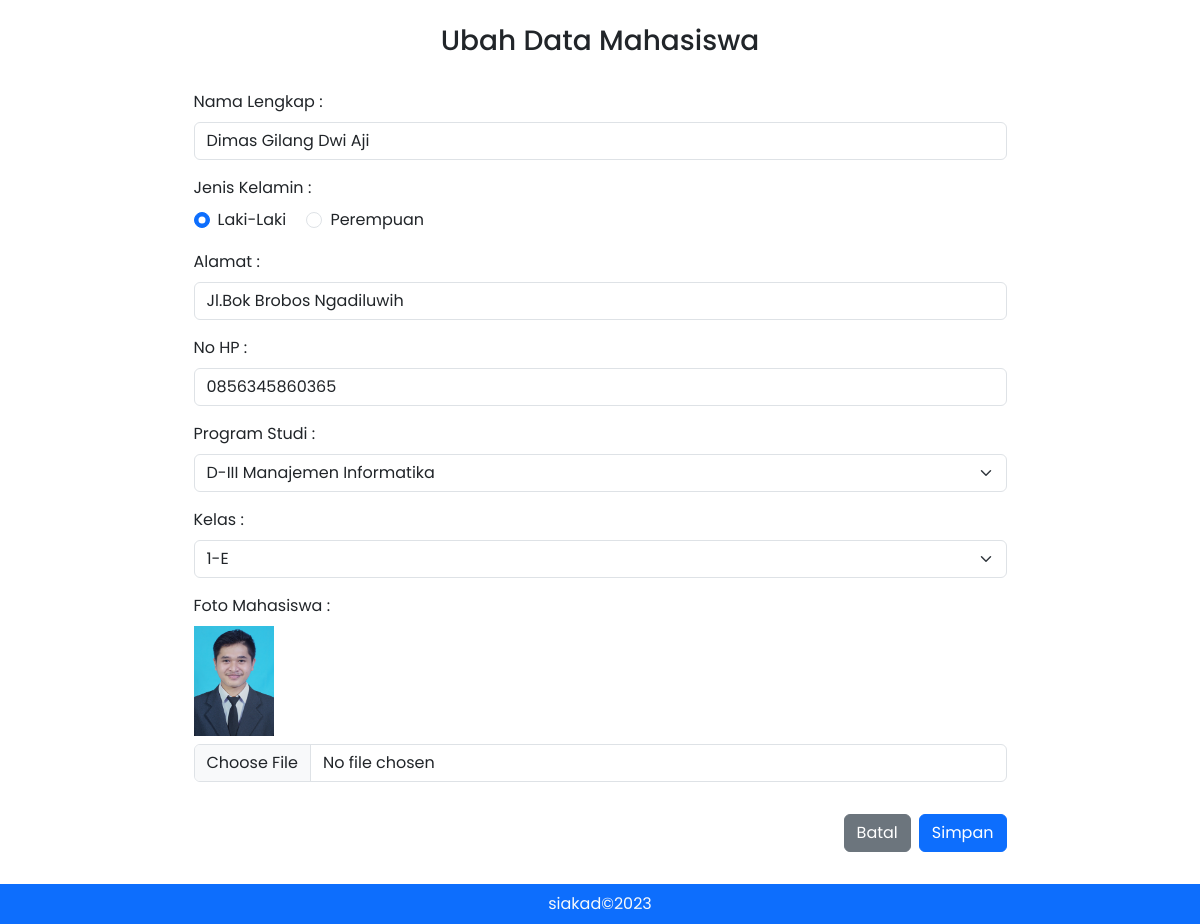
/view/ubahMhs.php?nim=2231730060, run on the app's committed database.
### tables this page shows
CREATE TABLE `mahasiswa` (
  `nim` varchar(10) NOT NULL,
  `nama_lengkap` varchar(100) NOT NULL,
  `jen_kel` varchar(10) NOT NULL,
  `alamat` varchar(100) NOT NULL,
  `no_hp` varchar(15) NOT NULL,
  `kode_prodi` varchar(10) NOT NULL,
  `kelas` varchar(3) NOT NULL,
  `foto` varchar(100) NOT NULL
);

### functions/functions.php (called while the page is built, shortened)
<?php
    $conn = mysqli_connect("localhost", "root", "", "db_siakad");
    function query($query) {
        global $conn;
        $result = mysqli_query($conn, $query);
        $rows = [];
        while ($row = mysqli_fetch_assoc($result)) {
            $rows[] = $row;
        }
        return $rows;
    }

### view/ubahMhs.php (the view, shortened to what this page needs)
<?php
require '../functions/functions.php';
$nim = $_GET["nim"];
$mhs = query("SELECT * FROM mahasiswa WHERE nim = '$nim'")[0];
$jen_kel = $mhs["jen_kel"];
$prodi = $mhs["kode_prodi"];
$kelas = $mhs["kelas"];
$prodis = query("SELECT * FROM prodi");
?>
<!DOCTYPE html>
<html lang="en">
<head>
    <link rel="stylesheet" href="../vendor/bootstrap/css/bootstrap.min.css">
    <link rel="stylesheet" href="../assets/css/style.css">
</head>
<body>
    <div class="container pb-5">
        <h3 class="mt-4 text-center">Ubah Data Mahasiswa</h3>
        <div class="container w-75 py-4">
            <form action="" method="post" enctype="multipart/form-data">
                <div class="mb-3">
                    <label for="nama" class="form-label">Nama Lengkap :</label>
                    <input type="text" class="form-control" id="nim" name="nama_lengkap" value="<?= $mhs["nama_lengkap"]; ?>" required placeholder="Masukan Nama Lengkap">
                </div>
                <div class="mb-3">
                    <label for="nama" class="form-label">Jenis Kelamin :</label><br>
                    <div class="form-check form-check-inline">
                        <input class="form-check-input" type="radio" name="jen_kel" id="laki-laki" value="Laki-Laki" <?= ($jen_kel == 'Laki-Laki') ? "checked" : "" ?> required >
                        <label class="form-check-label" for="laki-laki">Laki-Laki</label>
                    </div>
                    <div class="form-check form-check-inline">
                        <input class="form-check-input" type="radio" name="jen_kel" id="perempuan" value="Perempuan" <?= ($jen_kel == 'Perempuan') ? "checked" : ""  ?> required>
                        <label class="form-check-label" for="perempuan">Perempuan</label>
                    </div>
                </div>
                <div class="mb-3">
                    <label for="alamat" class="form-label">Alamat :</label>
                    <input type="text" class="form-control" id="alamat" name="alamat" value="<?= $mhs["alamat"]; ?>" required placeholder="Masukan Alamat">
                </div>
                <div class="mb-3">
                    <label for="alamat" class="form-label">No HP :</label>
                    <input type="text" class="form-control" id="alamat" name="no_hp" value="<?= $mhs["no_hp"]; ?>" required placeholder="Masukan Nomor HP">
                </div>
                <div class="mb-3">
                    <label for="prodi" class="form-label">Program Studi :</label>
                    <select class="form-select" aria-label="Default select example" id="prodi" name="prodi" required>
                        <?php foreach($prodis as $pr) : ?>
                            <?php if($prodi === $pr['kode_prodi']) :?>
                                <option value="<?= $pr['kode_prodi']?>" selected><?=$pr['nama_prodi']?></option>
                            <?php else : ?>
                                <option value="<?= $pr['kode_prodi']?>" ><?=$pr['nama_prodi']?></option>
                            <?php endif ?>
                        <?php endforeach ?>
                    </select>
                </div>
                <div class="mb-3">
                    <label for="kelas" class="form-label">Kelas :</label>
                    <select class="form-select" aria-label="Default select example" id="kelas" name="kelas" required>
                        <option value="1-E" <?= ($kelas == '1-E') ? "selected" : ""  ?>>1-E</option>
                    </select>
                </div>
                <div class="mb-3">
                    <label for="foto" class="form-label">Foto Mahasiswa :</label><br>
                    <img src="../assets/img/mhs/<?= $mhs["foto"]?>" alt="" class="mb-2 thumbnail">
                    <input class="form-control" type="file" id="foto" name="foto">
                </div>
                <div class="d-flex gap-2 justify-content-end pt-3">
                    <a href="../index.php" role="button" class="btn btn-secondary">Batal</a>
                    <button type="submit" name="submitData" class="btn btn-primary">Simpan</button>
                </div>
            </form>
        </div>
    </div>
    <footer class="container-fluid bg-primary text-center text-lg-start position-fixed bottom-0 ">
        <div class="text-center p-2">
            <a class="text-light" href="#">siakad&copy;2023</a>
        </div>
    </footer>
</body>
</html>

### assets/css/style.css (style rules this page uses)
html, body { font-family: "Poppins", sans-serif; }
a, a.nav-link { color: #212529; text-decoration: none; }
img.thumbnail { width: 80px; aspect-ratio: 1 2; }

### data on the page
mahasiswa: nama_lengkap "Dimas Gilang Dwi Aji", jen_kel "☑ Laki-Laki", jen_kel "☐ Perempuan", alamat "Jl.Bok Brobos Ngadiluwih", no_hp "0856345860365", kelas "1-E", foto (picture)

### other printed values
form field prodi "D-III Manajemen Informatika"
